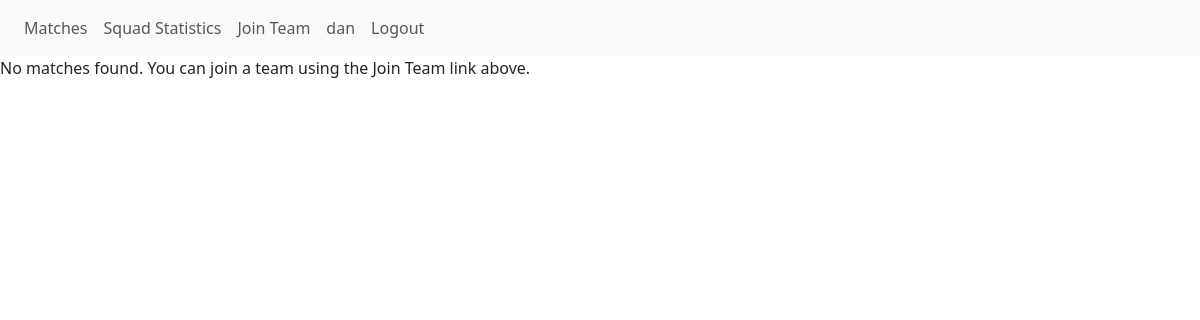
Page /matches/ (signed in) on the earlier database version.
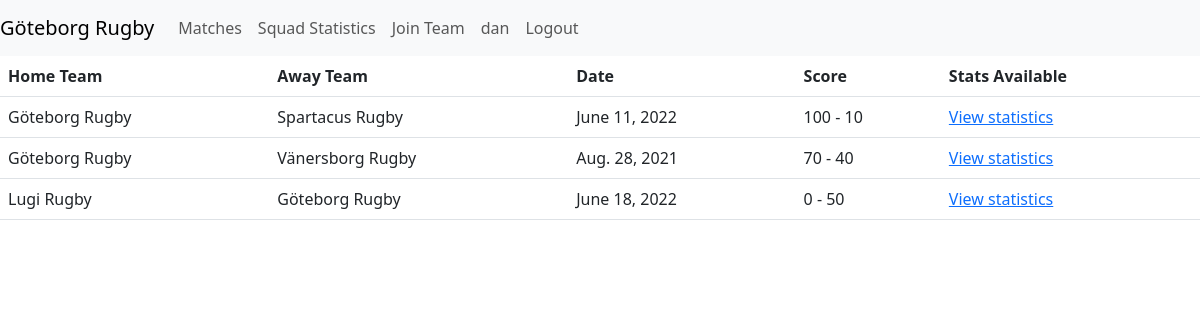
Same page on the later database version.
### stats/models.py (models this page shows, shortened)
class MyUser(AbstractUser):
    player = models.OneToOneField(Player, on_delete=models.CASCADE, null=True, blank=True)
    coach = models.BooleanField(default=False)
    team = models.ForeignKey(Team, on_delete=models.CASCADE, null=True, blank=True)
    @property
    def is_coach(self):
        return self.coach

class Team(models.Model):
    name = models.CharField(max_length=30)
    invite_code = models.CharField(max_length=10, null=True, blank=True)
    def __str__(self):
        return self.name

class Match(models.Model):
    home_team = models.ForeignKey(Team, on_delete=models.CASCADE, related_name='home_matches')
    away_team = models.ForeignKey(Team, on_delete=models.CASCADE, related_name='away_matches')
    date = models.DateField()
    home_score = models.IntegerField(default=0)
    away_score = models.IntegerField(default=0)

### stats/views.py (the view)
# urls.py: path('matches/', views.matches, name='matches'),
def matches(request):
    user_team = request.user.team
    matches = Match.objects.filter(Q(home_team=user_team) | Q(away_team=user_team))
    return render(request, 'matches.html', {'matches': matches})

### stats/templates/matches.html (shortened to what this page needs)
{% extends 'base.html' %}
{% block content %}
{% if matches %}
  <table class="table" id="matches">
    <thead>
      <tr>
        <th>Home Team</th>
        <th>Away Team</th>
        <th>Date</th>
        <th>Score</th>
        <th>Stats Available</th>
      </tr>
    </thead>
    <tbody>
      {% for match in matches %}
        <tr>
          <td>{{ match.home_team }}</td>
          <td>{{ match.away_team }}</td>
          <td>{{ match.date }}</td>
          <td>{{ match.home_score }} - {{ match.away_score }}</td>
          <td><a href="{% url 'player_statistics' match.id %}">View statistics</a></td>
        </tr>
      {% endfor %}
    </tbody>
  </table>
{% else %}
  <p>No matches found. You can join a team using the Join Team link above.</p>
{% endif %}
{% endblock %}

### stats/templates/base.html (shortened to what this page needs)
<!doctype html>
<html lang="en">
  <head>
    <link href="https://cdn.jsdelivr.net/npm/bootstrap@5.3.0-alpha1/dist/css/bootstrap.min.css" rel="stylesheet">
    <link rel="stylesheet" type="text/css" href="https://cdn.datatables.net/v/bs5/dt-1.10.22/datatables.min.css"/>
  </head>
  <body>
    <nav class="navbar navbar-expand-lg navbar-light bg-light">
        <div class="navbar-brand">
            {% if user.is_authenticated %}
                {{ user.team.name }}
            {% endif %}
        </div>
        <div class="collapse navbar-collapse" id="navbarNav">
            <ul class="navbar-nav mr-auto">
                <li class="nav-item">
                    <a class="nav-link" href="{% url 'matches' %}">Matches</a>
                </li>
                <li class="nav-item">
                    <a class="nav-link" href="{% url 'squad' %}">Squad Statistics</a>
                </li>
                <li class="nav-item">
                    <a class="nav-link" href="{% url 'join' %}">Join Team</a>
                </li>
            </ul>
            <ul class="navbar-nav">
                {% if user.is_authenticated %}
                <li class="nav-item">
                    <a class="nav-link" href="{% url 'index' %}">{{ user.username }}</a>
                </li>
                <li class="nav-item">
                    <a class="nav-link" href="{% url 'logout' %}">Logout</a>
                </li>
                {% endif %}
            </ul>
        </div>
    </nav>
    {% block content %}{% endblock %}
  </body>
</html>

Differences in the rows shown:
changed MyUser "dan": team.name (not shown) → "Göteborg Rugby"
now on this page (row unchanged): Match: home_team "Göteborg Rugby", away_team "Spartacus Rugby", date "June 11, 2022", home_score "100", away_score "10"
now on this page (row unchanged): Match: home_team "Göteborg Rugby", away_team "Vänersborg Rugby", date "Aug. 28, 2021", home_score "70", away_score "40"
now on this page (row unchanged): Match: home_team "Lugi Rugby", away_team "Göteborg Rugby", date "June 18, 2022", home_score "0", away_score "50"
Other differences:
text no longer shown: "No matches found. You can join a team using the Join Team link above."
text now shown: "Home Team Away Team Date Score Stats Available"
